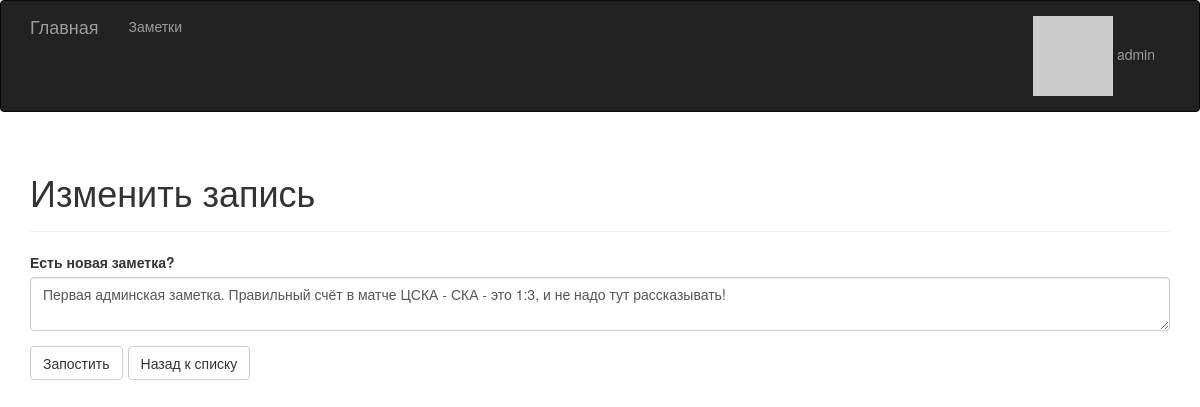
The app's page /edit_post/1 (signed in) with its own data.
### main.py (models this page shows, shortened)
class User(UserMixin, db.Model):
    __tablename__ = 'users'
    id = db.Column(db.Integer, primary_key=True)
    username = db.Column(db.String(64), unique=True, index=True)
    password_hash = db.Column(db.String(128))
    posts = db.relationship('Post', backref='author', lazy='dynamic')
    @property
    def password(self):
        raise AttributeError('пароль прочесть нельзя.')
    def gravatar(self, size=100):
        url = 'https://robohash.org/'
        return url + self.username + '?size={}x{}'.format(size, size)

class Post(db.Model):
    __tablename__ = 'posts'
    id = db.Column(db.Integer, primary_key=True)
    body = db.Column(db.Text)
    timestamp = db.Column(db.DateTime, index=True, default=datetime.utcnow)
    author_id = db.Column(db.Integer, db.ForeignKey('users.id'))

### main.py (the view)
@app.route('/edit_post/<int:post_id>', methods=['GET', 'POST'])
@login_required
def edit_post(post_id):
    post = Post.query.get_or_404(post_id)
    if int(current_user.get_id()) != int(post.author_id):
        abort(403)
    form = PostForm()
    if form.validate_on_submit():
        post.body = form.body.data
        db.session.add(post)
        db.session.commit()
        flash('Запись успешно изменена.')
        return redirect(url_for('edit_post', post_id=post.id))
    form.body.data = post.body
    return render_template('edit_post.html', form=form)

### main.py
class PostForm(FlaskForm):
    body = TextAreaField("Есть новая заметка?", validators=[DataRequired()])
    submit = SubmitField('Запостить')

### main.py (called while the page is built)
@app.context_processor
def inject_app_name():
    return dict(app_name="Заметки")

@login_manager.user_loader
def load_user(user_id):
    return User.query.get(int(user_id))

### templates/edit_post.html (shortened to what this page needs)
{% extends "base.html" %}
{% import "bootstrap/wtf.html" as wtf %}
{% block page_content %}
<div class="page-header">
    <h1>Изменить запись</h1>
</div>
<form class="form" method="post" role="form">
    {{ wtf.form_field(form.body) }}
    <div class="btn-toolbar" role="toolbar">
        <div class="btn-group mr-2" role="group">
            {{ wtf.form_field(form.submit) }}
        </div>
        <div class="btn-group" role="group">
            <a class="btn btn-default" role="button" href="{{ url_for('posts') }}">Назад к списку</a>
        </div>
    </div>
</form>
{% endblock %}

### templates/base.html (shortened to what this page needs)
{% extends "bootstrap/base.html" %}
{% block head %}
{{ super() }}
<link rel="stylesheet" type="text/css" href="{{ url_for('static', filename='style.css') }}">
{% endblock %}
{% block navbar %}
<div class="navbar navbar-inverse" role="navigation">
   <div class="container">
      <div class="navbar-header">
         <a class="navbar-brand" href="/">Главная</a>
      </div>
      <div class="navbar-collapse collapse">
         <ul class="nav navbar-nav">
            <li><a href="{{ url_for('posts') }}">Заметки</a></li>
         </ul>
        <ul class="nav navbar-nav navbar-right">
            {% if current_user.is_authenticated %}
            <li class="dropdown">
                <a href="#" class="dropdown-toggle" data-toggle="dropdown">
                    <img src="{{ current_user.gravatar(size=18) }}" />
                    {{ current_user.username }}
                </a>
            </li>
            {% else %}
            <li><a href="{{ url_for('login') }}">Войти</a></li>
            {% endif %}
        </ul>
      </div>
   </div>
</div>
{% endblock %}
{% block content %}
<div class="container">
    {% block page_content %}{% endblock %}
</div>
{% endblock %}

### records on screen
User: username "admin"
Post: body "Первая админская заметка. Правильный счёт в матче ЦСКА - СКА - это 1:3, и не надо тут рассказывать!"
